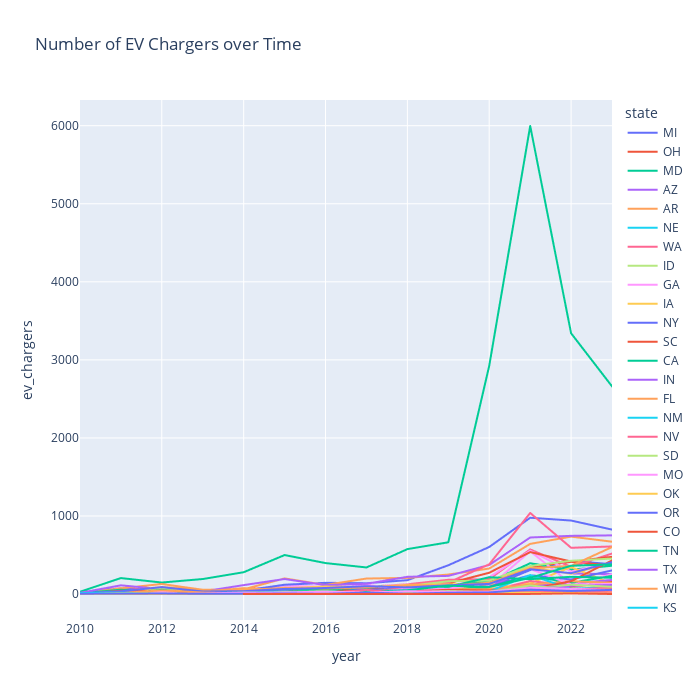

Notebook source saved alongside this figure:
### Code cell
# Show the trend of EV chargers.
fig = px.line(
    ev_df_grouped,
    x = 'year',
    y = 'ev_chargers',
    color='state',
    title = 'Number of EV Chargers over Time'
)

fig.update_xaxes(range=['2010-01-01', '2023-01-01'])
fig.update_layout(width = 700, height = 700)
fig.show()
